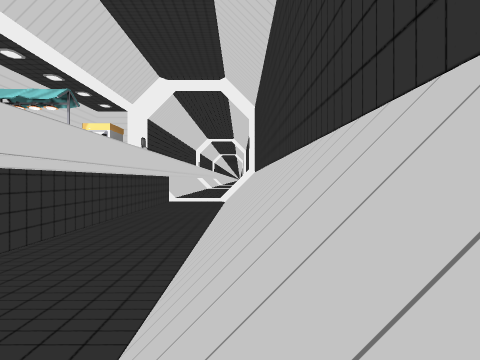
View 1 (above)

14 first-person views from a walk through a Unity game level. The camera is 1.2 m above the floor, looks level and sees 90° across. The floor is counted in squares, 2 m on a side. Each view is taken from the middle of a square. On the plan, view 1 faces up. The plan holds only what a view shows up to about 9 squares ahead; the rest is blank. The place goes on beyond the plan. The player character is not drawn. Some animated figures are not drawn. Some surface patterns are stand-ins.

View 2
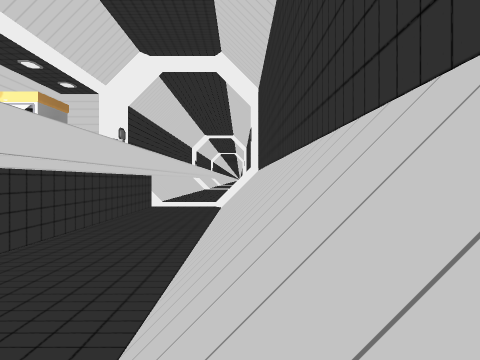

View 3
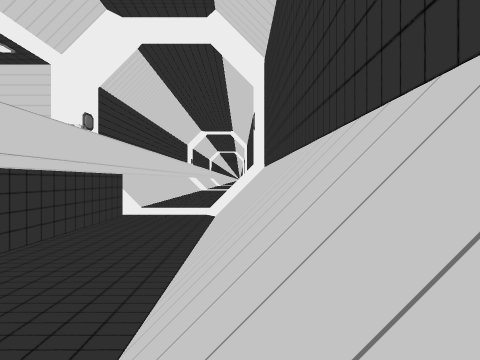

View 4
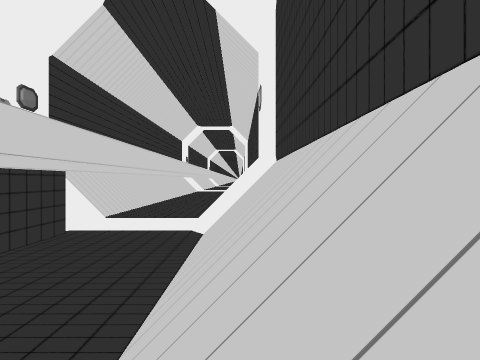

View 5
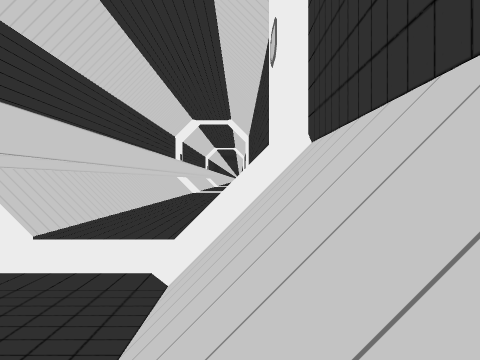

View 6
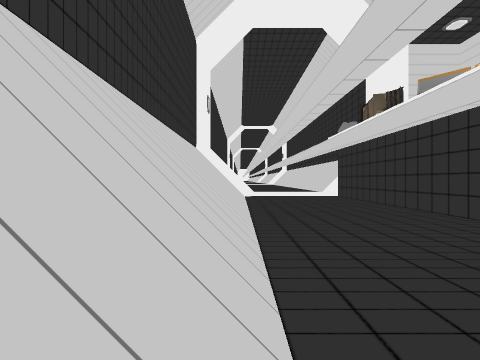

View 7
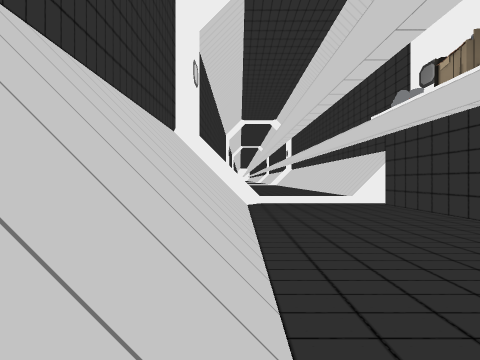

View 8
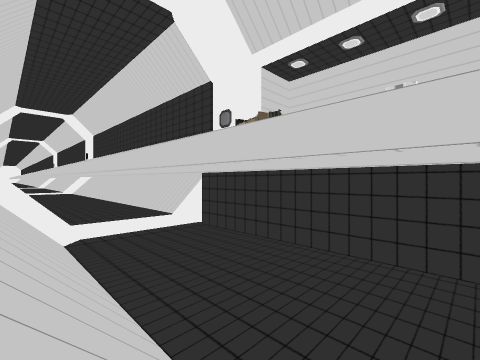

View 9
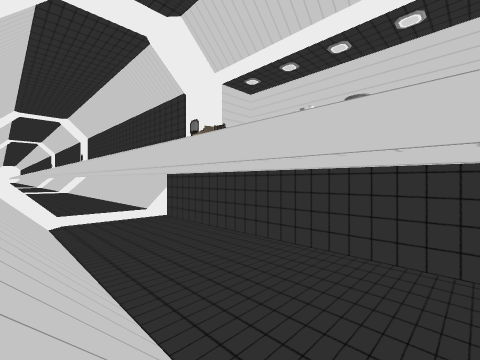

View 10
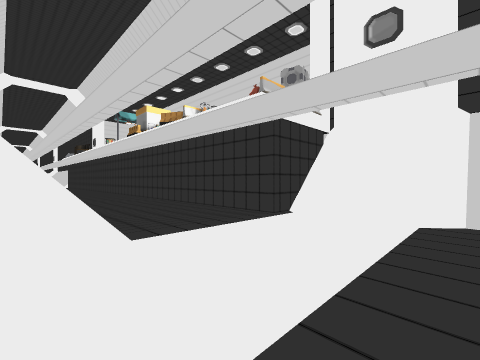

View 11
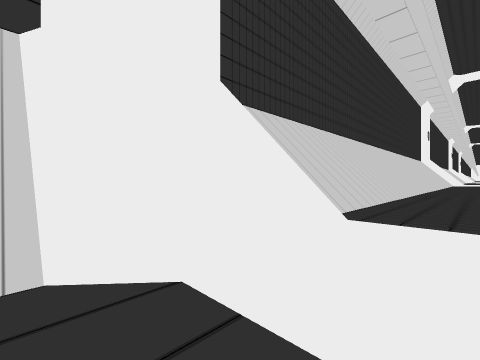

View 12
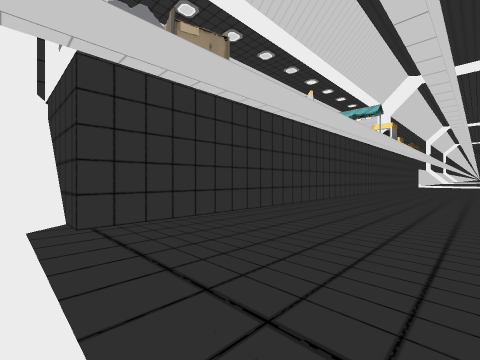

View 13
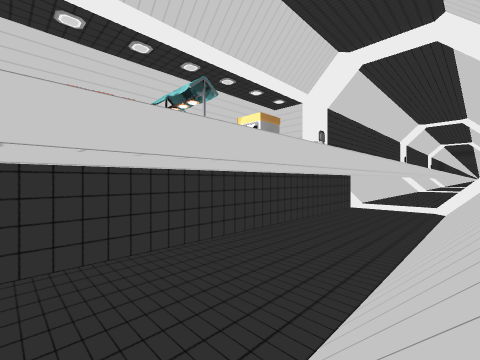

View 14
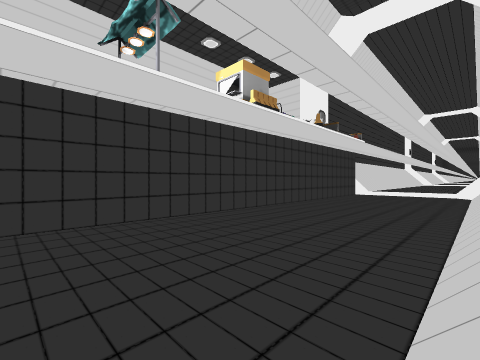

### Floor plan
Key: @ floor where view 1 was taken; # wall or solid block; . main floor; : floor 0.25 m higher than the main floor; / step, stairs or slope; = window, fence, low wall or low ledge.
Columns run from 10 left of view 1 to 2 right of it. Each row starts with its distance up from view 1.
 24 #///.....///#
 23 ##==/:::/==##
 22  #//::::://#
 21  ##=/:::/==##
 20  ####....///#
 19     #....///#
 18     #....///#
 17     #....///#
 16     #....///#
 15     #....///#
 14     #....///#
 13     #....///#
 12     #....///#
 11     #....///#
 10     #....///#
  9     #....///#
  8     #....///#
  7     #....///#
  6     #....///#
  5     #....///#
  4     #....///#
  3     #....///#
  2     #....///#
  1     #....///#
  0     #..../@/#
 -1     #....///#
 -2     #....///#
 -3     #....///#
 -4     #....///#
 -5     #....///#
 -6   ###....///#
 -7   #=/:::/==##

Where each view was taken, in squares from view 1:
view 1: 0 up, 0 right, facing up
view 2: 4 up, 0 right, facing up
view 3: 8 up, 0 right, facing up
view 4: 12 up, 0 right, facing up
view 5: 16 up, 0 right, facing up
view 6: 6 up, 1 left, facing down
view 7: 2 up, 1 left, facing down
view 8: 2 up, 0 right, facing down-left
view 9: 5 up, 0 right, facing down-left
view 10: 24 up, 1 left, facing down-left
view 11: 24 up, 3 left, facing down-right
view 12: 7 down, 2 left, facing up-left
view 13: 4 up, 0 right, facing up-left
view 14: 6 up, 1 left, facing up-left
